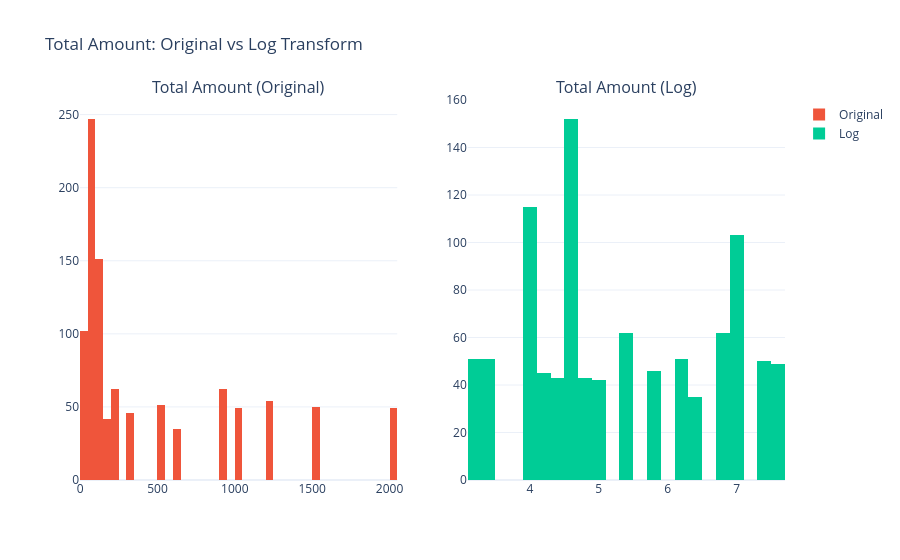

Here is the notebook cell this chart was saved with:
### Code cell
# --- [Section 8.2: Skewness Summary — Before vs After Log Transform] ---
# Comparing skewness values validates that our log transform in Section 2.5
# actually helped. We want |skewness| < 0.5 for well-behaved features.

skew_summary = pd.DataFrame({
    'Feature': ['Total Amount', 'Price per Unit'],
    'Skew Before': [df_feat['Total Amount'].skew(), df_feat['Price per Unit'].skew()],
    'Skew After Log': [df_feat['Log_Total_Amount'].skew(), df_feat['Log_Price_per_Unit'].skew()]
}).round(3)

display(skew_summary)

fig = make_subplots(rows=1, cols=2, subplot_titles=['Total Amount (Original)', 'Total Amount (Log)'])
fig.add_trace(go.Histogram(x=df_feat['Total Amount'], nbinsx=40, name='Original',
                           marker_color='#EF553B'), row=1, col=1)
fig.add_trace(go.Histogram(x=df_feat['Log_Total_Amount'], nbinsx=40, name='Log',
                           marker_color='#00CC96'), row=1, col=2)
fig.update_layout(template='plotly_white', title='Total Amount: Original vs Log Transform',
                  showlegend=True)
fig.show()

### Figure 1 — Plotly figure (JSON) as saved in the notebook; plotly's stock layout.template omitted (floating-point values rounded to 4 significant figures; data arrays with more than 128 entries replaced by an {"elided": "..."} marker saying what was removed)
{"data": [{"marker": {"color": "#EF553B"}, "name": "Original", "nbinsx": 40, "type": "histogram", "x": {"elided": "1000 int values"}, "xaxis": "x", "yaxis": "y"}, {"marker": {"color": "#00CC96"}, "name": "Log", "nbinsx": 40, "type": "histogram", "x": {"elided": "1000 float values"}, "xaxis": "x2", "yaxis": "y2"}], "layout": {"annotations": [{"font": {"size": 16}, "showarrow": false, "text": "Total Amount (Original)", "x": 0.225, "xanchor": "center", "xref": "paper", "y": 1, "yanchor": "bottom", "yref": "paper"}, {"font": {"size": 16}, "showarrow": false, "text": "Total Amount (Log)", "x": 0.775, "xanchor": "center", "xref": "paper", "y": 1, "yanchor": "bottom", "yref": "paper"}], "showlegend": true, "title": {"text": "Total Amount: Original vs Log Transform"}, "xaxis": {"anchor": "y", "domain": [0, 0.45]}, "xaxis2": {"anchor": "y2", "domain": [0.55, 1]}, "yaxis": {"anchor": "x", "domain": [0, 1]}, "yaxis2": {"anchor": "x2", "domain": [0, 1]}}}
